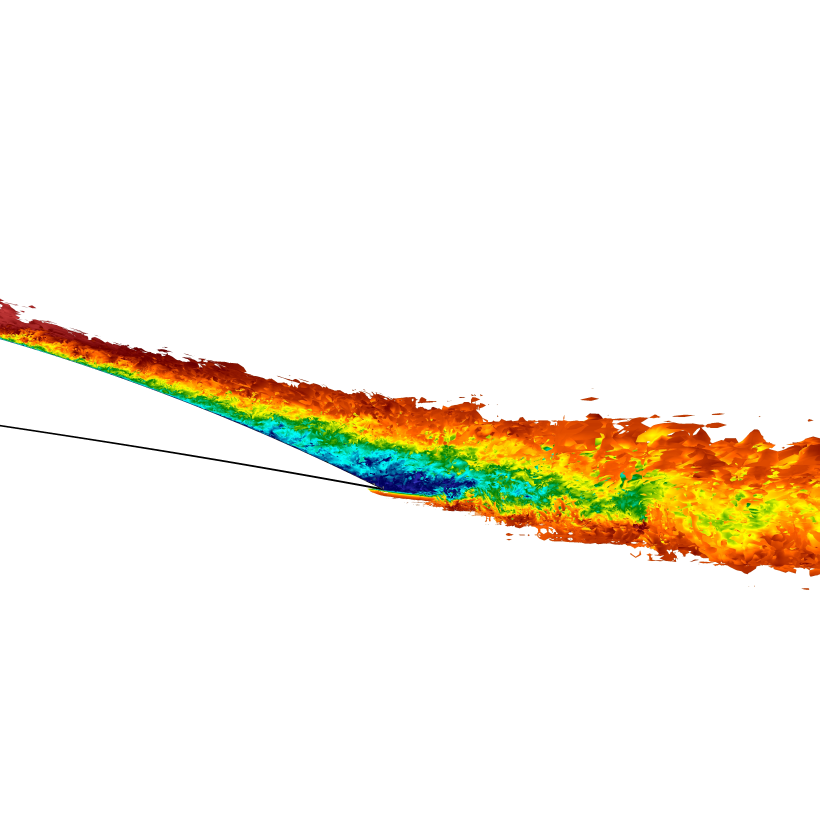
#> input picture Figs/99-SNAPSHOTS/Rebuttal_R1_REF_TE.jpeg, 4096 x 4116 px (shown at 1/5 size); its folder holds 8 pictures in this run
$ python 99-Corp-Image.py
#> lines starting #> are read from the running program, lines starting #| are printed output that depends on the picture
import numpy as np
from PIL import Image
import os,sys


def CorpImage(image_name,org_path,save_path):

#> called with image_name = 'Rebuttal_R1_REF_TE.jpeg', org_path = 'Figs/99-SNAPSHOTS/', save_path = 'Figs/99-SNAPSHOTS/'
  image_format = image_name[image_name.find('.'):]
  new_format=".pdf"

  image_path  = os.path.join(org_path,image_name)
  image_name = image_name[:image_name.find('.')] + new_format

  manual_cropped_image_path = os.path.join(save_path,
                                          'CROP_'+image_name,
                                          )
  image = Image.open(image_path)
#> image is the input picture: PIL image 4096x4116 RGB; mean R, G, B 246.6, 241.4, 230.3
  # Convert the image to a NumPy array for manual cropping
  image_array = np.array(image)
  # Identify the non-white (content) regions
  non_white_pixels = np.where(np.all(image_array != [255, 255, 255], axis=-1))
#> non_white_pixels = 1449487 positions, rows 1488 to 2951, columns 0 to 4095
  min_row, max_row = np.min(non_white_pixels[0]), np.max(non_white_pixels[0])
#> min_row = 1488; max_row = 2951
  min_col, max_col = np.min(non_white_pixels[1]), np.max(non_white_pixels[1])
#> min_col = 0; max_col = 4095
  # Crop the image based on the detected content area
  manual_cropped_image = image.crop((min_col, min_row, max_col, max_row))
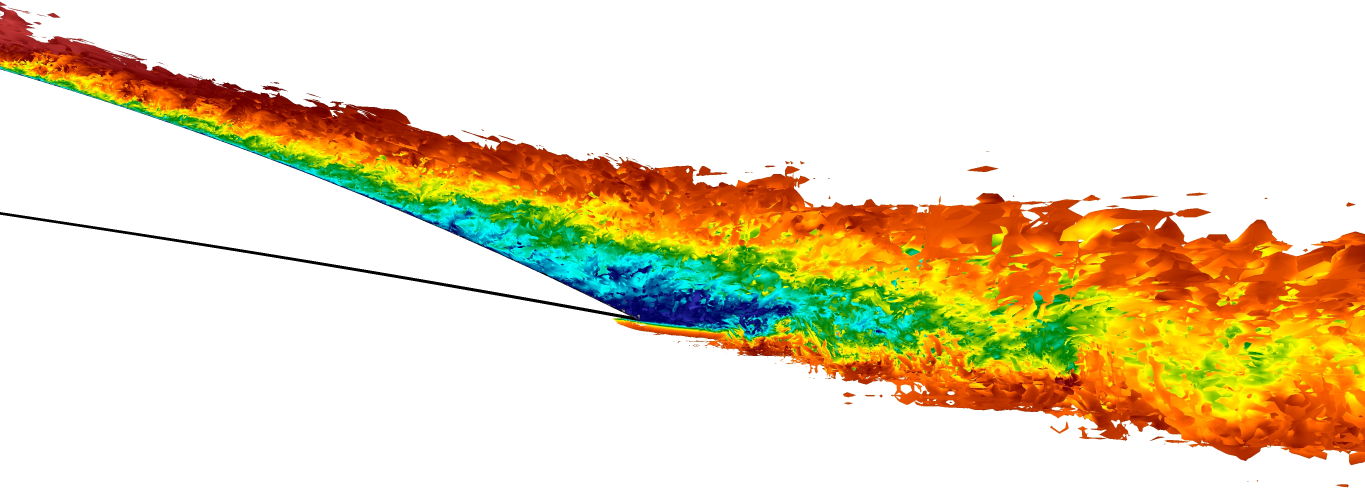
#> manual_cropped_image: PIL image 4095x1463 RGB (shown at 1/3 size); mean R, G, B 231.4, 216.9, 185.5
  manual_cropped_image.save(manual_cropped_image_path)
  print(f'[IO] CROPPED IMAGE SAVED: {manual_cropped_image_path}')

  return


Image_List = [
              # '2D-CTRL.png',
              # '2D-NOCTRL.png',
              # 'MESH.png',
              # 'MESH-CLOSE.png',
              # 'MESH-CLOSER-2.png',
              'Rebuttal_R1_REF_TE.jpeg',
              'Rebuttal_R1_CASEA_TE.jpeg',
              'Rebuttal_R1_CASEB_TE.jpeg',
              'Rebuttal_R1_CASEC_TE.jpeg',
              'Rebuttal_R1_CASED_TE.jpeg',
              'Rebuttal_R1_CASEE_TE.jpeg',

              ]

org_path ='Figs/99-SNAPSHOTS/'
save_path = 'Figs/99-SNAPSHOTS/'

for image_name in Image_List:
  CorpImage(image_name,org_path,save_path)
#> pass 2 of the loop `for image_name in Image_List:`:
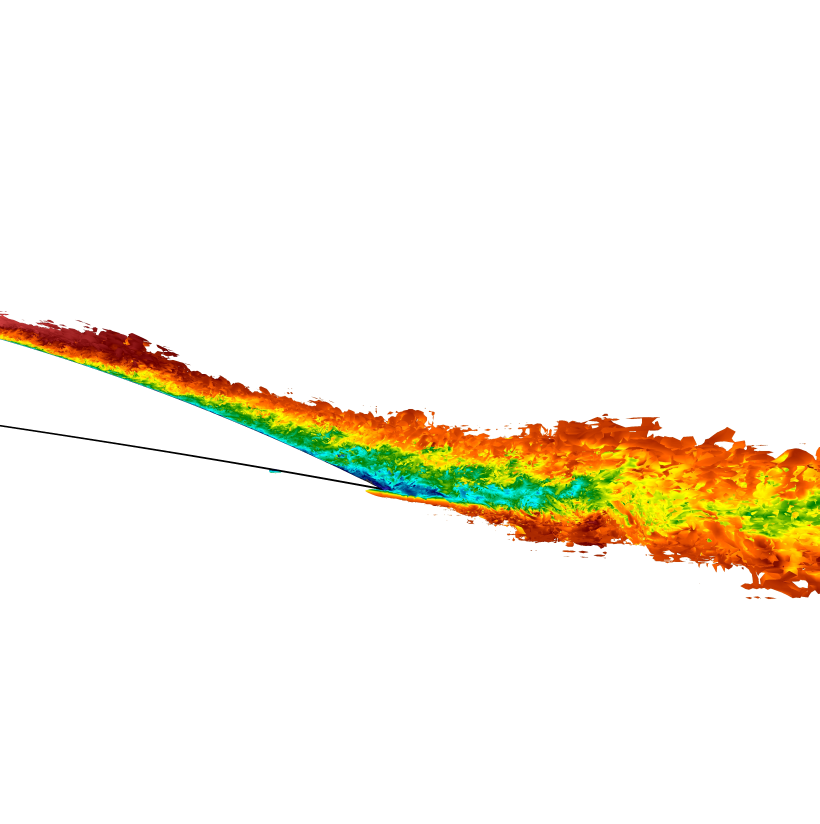
#> input picture Figs/99-SNAPSHOTS/Rebuttal_R1_CASEA_TE.jpeg, 4096 x 4116 px (shown at 1/5 size)
#> in CorpImage, image is the input picture: PIL image 4096x4116 RGB; mean R, G, B 247.7, 242.7, 231.5
#> non_white_pixels = 1351023 positions, rows 1554 to 2999, columns 0 to 4095
#> min_row = 1554; max_row = 2999
#> in CorpImage (call 2), `manual_cropped_image = image.crop((min_col, min_row, max_col, max_row))`:
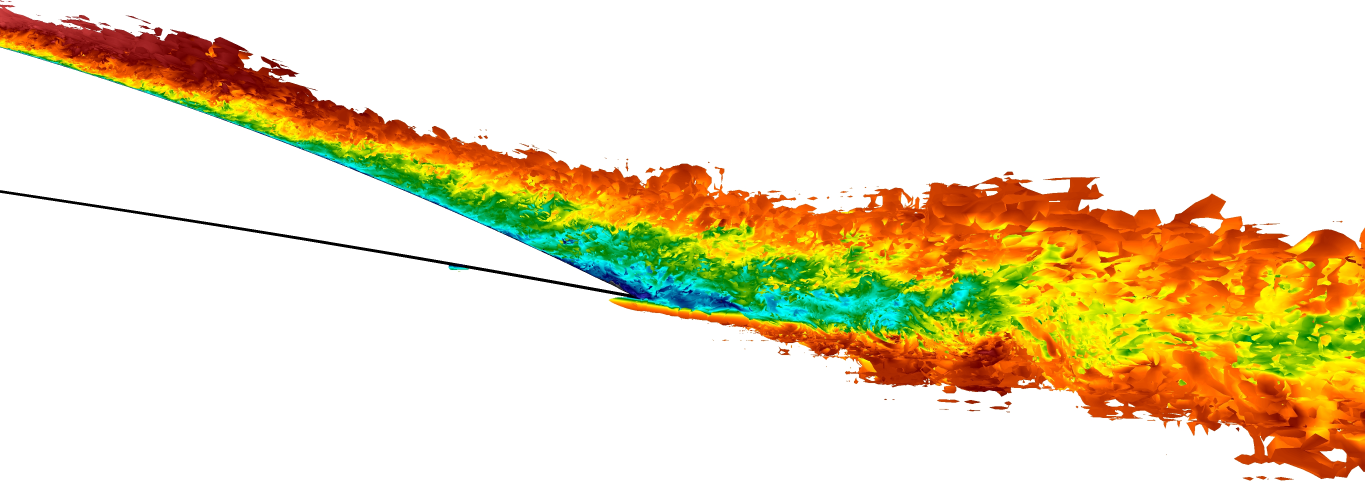
#> manual_cropped_image: PIL image 4095x1445 RGB (shown at 1/3 size); mean R, G, B 234.1, 220, 188
#> pass 3 of the loop `for image_name in Image_List:`:
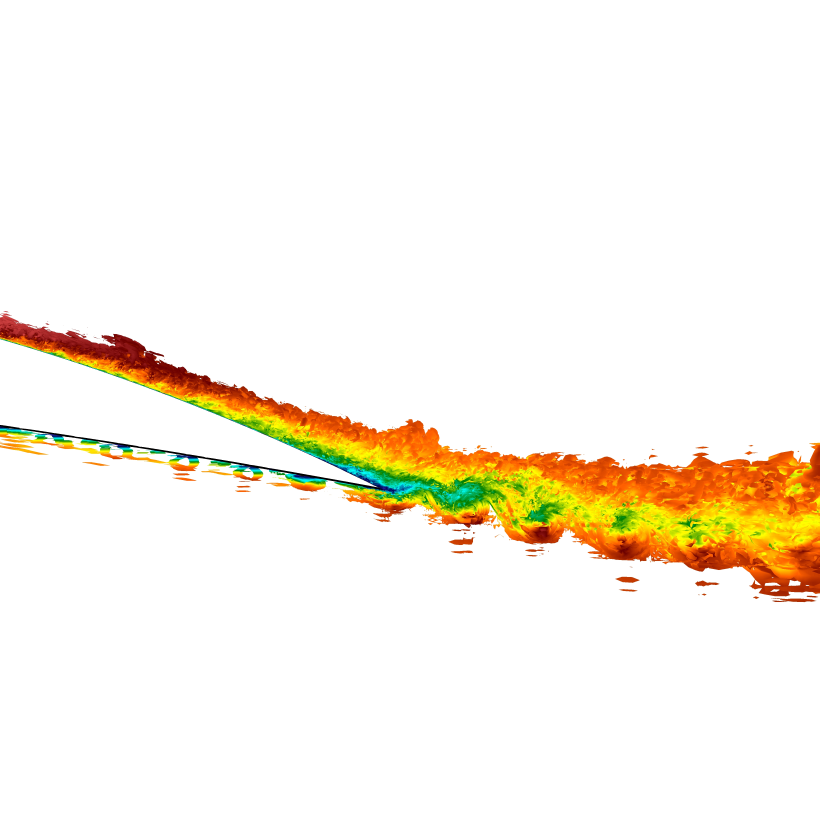
#> input picture Figs/99-SNAPSHOTS/Rebuttal_R1_CASEB_TE.jpeg, 4096 x 4116 px (shown at 1/5 size)
#> in CorpImage, image is the input picture: PIL image 4096x4116 RGB; mean R, G, B 250.1, 244, 232.9
#> non_white_pixels = 1138033 positions, rows 1552 to 3015, columns 0 to 4095
#> min_row = 1552; max_row = 3015
#> in CorpImage (call 3), `manual_cropped_image = image.crop((min_col, min_row, max_col, max_row))`:
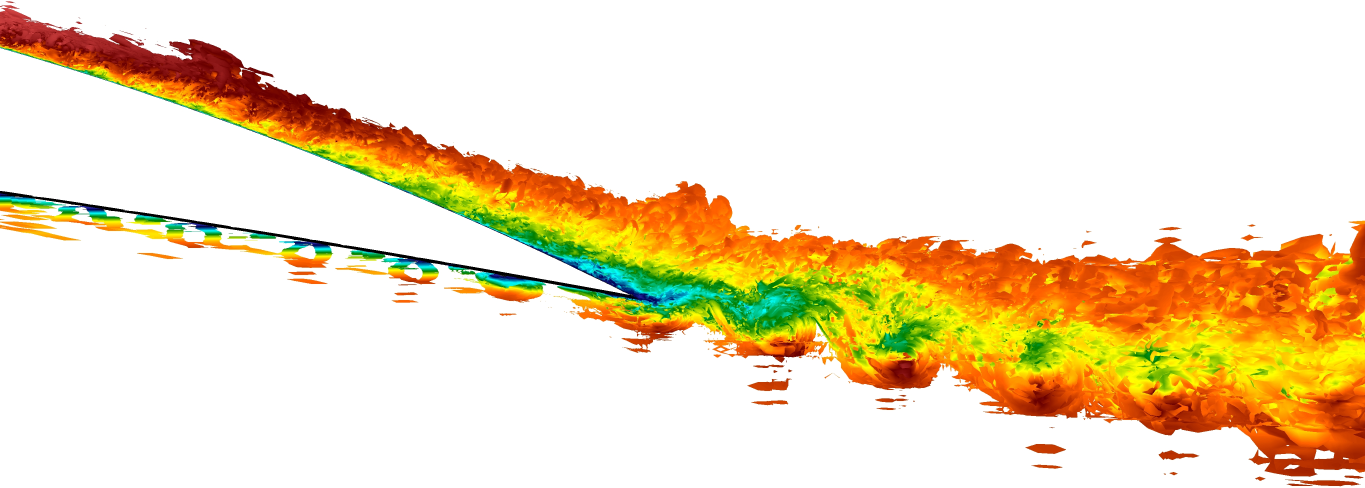
#> manual_cropped_image: PIL image 4095x1463 RGB (shown at 1/3 size); mean R, G, B 241.1, 224.1, 192.7
#> (the run stopped early here; a loop or call above may not have finished)
